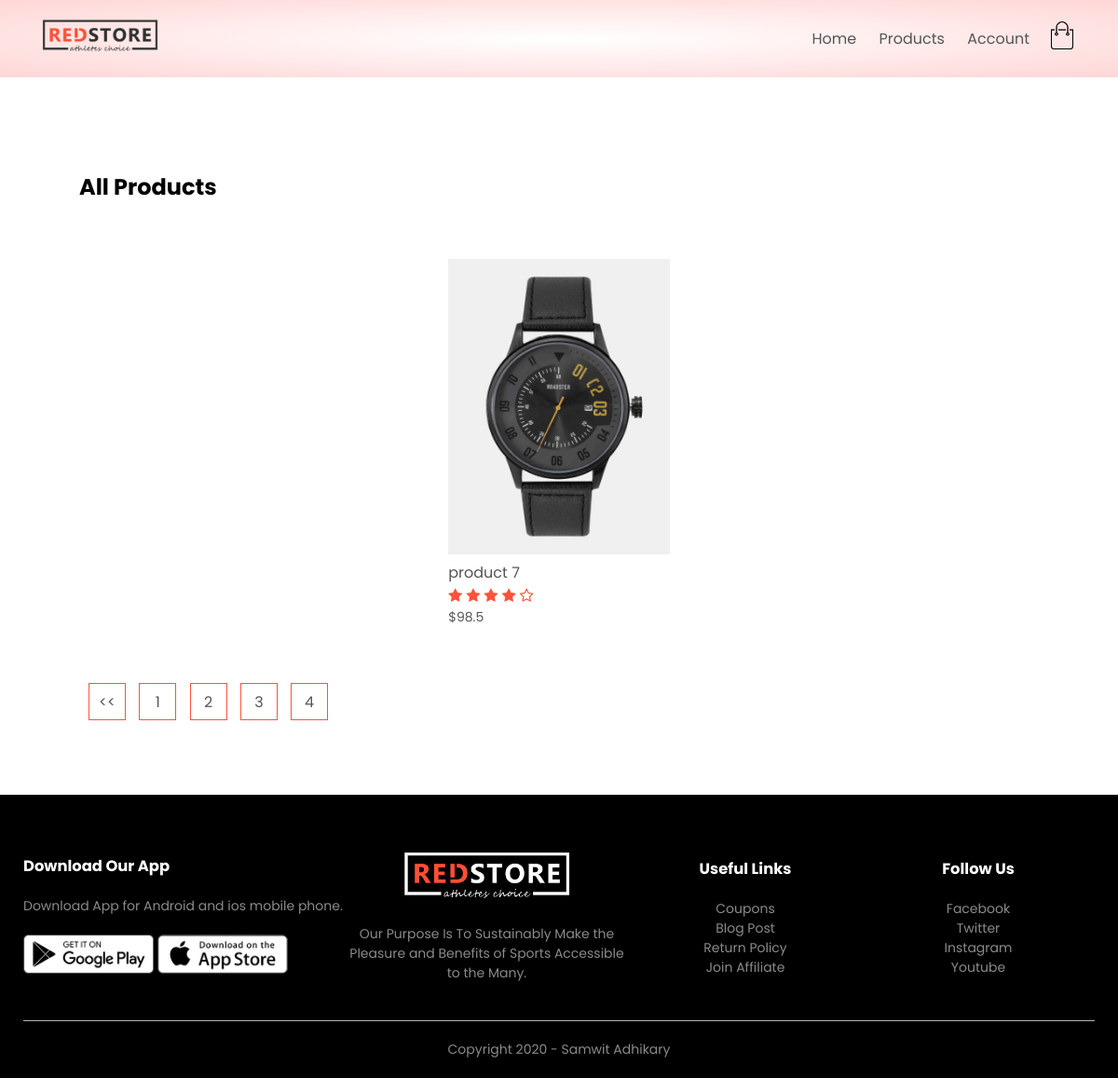
The page /products/?page=4 on the database its author committed.
### products/models.py (models this page shows, shortened)
class Product(models.Model):
    LIVE = 1
    DELETE = 0
    DELETE_CHOICES = ((LIVE,'Live'), (DELETE,'Delete'))
    title = models.CharField(max_length=150)
    price = models.FloatField()
    description = models.TextField()
    image = models.ImageField(upload_to="media/")
    priority = models.IntegerField(default=0)
    delete_staus = models.IntegerField(choices=DELETE_CHOICES, default=LIVE)
    create_at = models.DateTimeField(auto_now_add=True)
    update_at = models.DateTimeField(auto_now=True)

### products/views.py (the view)
# urls.py: path('products/', views.product_list, name='product_list'),
def product_list(request):
    page = 1
    if request.GET:
        page = request.GET.get('page', 1)
    products_list = Product.objects.order_by('priority')
    product_paginator = Paginator(products_list, 2)
    product_list = product_paginator.get_page(page)
    context = {'products': product_list}
    return render(request, 'products.html', context)

### products/templatetags/chunks.py (called while the page is built)
@register.filter(name='chunks')
def row(list_data, chunk_size):
    chunk = []
    i = 0
    for data in list_data:
        chunk.append(data)
        i += 1
        if i == chunk_size:
            yield chunk
            i=0
            chunk = []
    if chunk:
        yield chunk

### templates/products.html
{% extends 'blank_layout.html' %}
{% block content %}
    {% include 'product_list.html' %}
{% endblock content %}

### templates/product_list.html (shortened to what this page needs)
{% load static %}
{% load chunks %}
<div class="small-container">
    <div class="row row-2">
        <h2>All Products</h2>
    </div>
    {% for product_chunks in products|chunks:4 %}
    <div class="row">
        {% for product in  product_chunks %}
        <div class="col-4">
          <a href="{% url 'product_details' product.id %}"><img src="{{ product.image.url }}"></a>
            <h4>{{ product.title }}</h4>
            <div class="rating">
                <i class="fa fa-star"></i>
                <i class="fa fa-star"></i>
                <i class="fa fa-star"></i>
                <i class="fa fa-star"></i>
                <i class="fa fa-star-o"></i>
            </div>
            <p>${{ product.price }}</p>
        </div>
        {% endfor %}
    </div>
    {% endfor %}
    <div class="page-btn">
        {% if products.has_previous %}
            <a href="?page={{products.previous_page_number}}"><span><<</span></a>
        {% endif %}
        {% for i in products.paginator.page_range %}
        <a href="?page={{i}}"><span>{{i}}</span></a>
        {% endfor %}
    </div>
</div>

### static/css/style.css (style rules this page uses)
* { margin: 0; padding: 0; box-sizing: border-box; }
body { font-family: 'Poppins', sans-serif; }
a { text-decoration: none; color: #555; }
p { color: #555; }
.row { display: flex; align-items: center; flex-wrap: wrap; justify-content: space-around; }
.small-container { max-width: 1080px; margin: auto; padding-left: 25px; padding-right: 25px; }
.col-4 { flex-basis: 25%; padding: 10px; min-width: 200px; margin-bottom: 50px; transition: transform 0.5s; }
.col-4 img { width: 100%; }
h4 { color: #555; font-weight: normal; }
.col-4 p { font-size: 14px; }
.rating .fa { color: #ff523b; }
.row-2 { justify-content: space-between; margin: 100px auto 50px; }
.page-btn { margin: 0 auto 80px; }
.page-btn span { display: inline-block; border: 1px solid #ff523b; margin-left: 10px; width: 40px; height: 40px; text-align: center; line-height: 40px; cursor: pointer; }

### rows shown on the page
Product: image (picture), title "product 7", price "98.5"

### other values the page prints
{{ i }} "1" "2" "3" "4"
